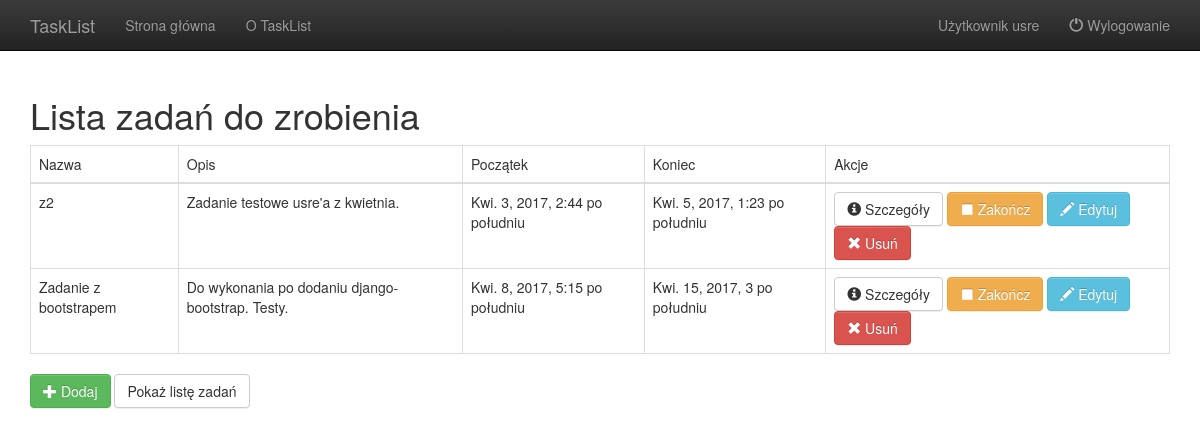
Page /tasks/todo/ (signed in) on the earlier database version.
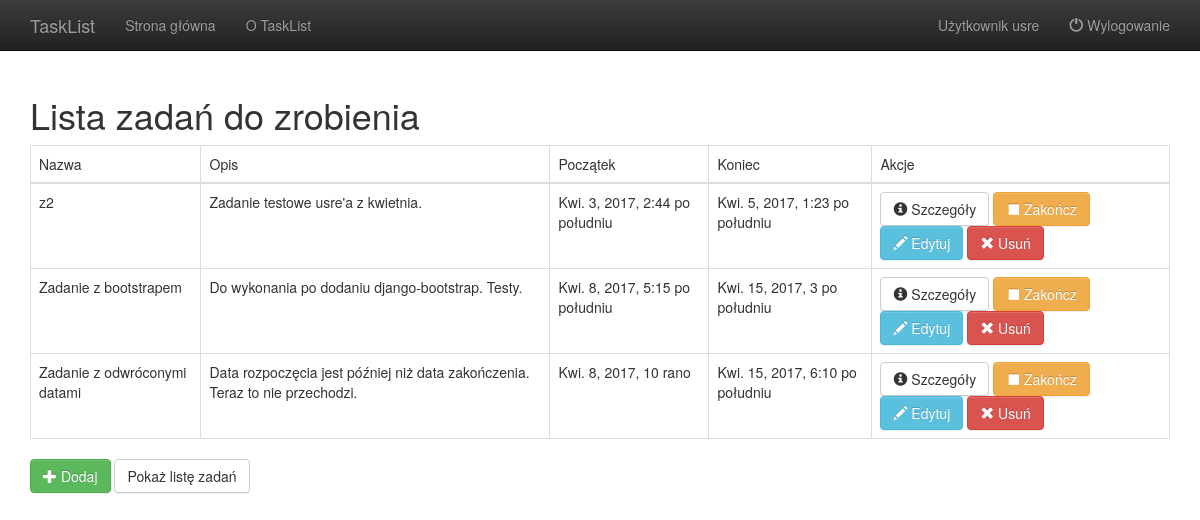
Same page on the later database version.
### TaskList/models.py (models this page shows, shortened)
class Task(models.Model):
    user = models.ForeignKey(User)
    name = models.CharField(max_length=256)
    description = models.TextField(max_length=4000)
    start = models.DateTimeField(default=datetime.now)
    end = models.DateTimeField(default=datetime.now)
    done = models.BooleanField(default=False)

### TaskList/list_views.py (the view)
# urls.py: url(r'^tasks/todo/$', list_views.TaskListFilteredByFlagDone.as_view(done=False), name='task_list_todo'),
@method_decorator(login_required, 'dispatch')
class TaskListFilteredByFlagDone(ListView):
    done = True
    allow_empty = True
    template_name = "TaskList/task_list_filt.html"
    def get_queryset(self):
        return Task.objects.filter(user=self.request.user.pk, done=self.done)
    def get_context_data(self, **kwargs):
        context = super(TaskListFilteredByFlagDone, self).get_context_data(**kwargs)
        context['user'] = self.request.user
        return context

### TaskList/AuthenticationBackend.py (called while the page is built)
    def get_user(self, user_id):
        try:
            return User.objects.get(pk=user_id)
        except User.DoesNotExist:
            return None

### TaskList/templates/TaskList/task_list_filt.html (shortened to what this page needs)
{% extends "layout.html" %}
{% block content %}
	{% if view.done %}
	<h1>Lista wykonanych zadań</h1>
	{% else %}
	<h1>Lista zadań do zrobienia</h1>
	{% endif %}
	<table class="table table-bordered">
		<thead>
		<tr>
			<td>Nazwa</td><td>Opis</td><td>Początek</td><td>Koniec</td><td>Akcje</td>
		</tr>
		</thead>
		<tbody>
		{% for task in object_list %}
		<tr>
			<td>{{task.name}}</td><td>{{task.description}}</td><td>{{task.start}}</td><td>{{task.end}}</td>
			<td>
				<a class="btn btn-default" href="{% url 'task_details' task.id %}">
					<span class="glyphicon glyphicon-info-sign"></span>
					Szczegóły
				</a>
				{% if not task.done %}
				<a class="btn btn-warning" href="{% url 'task_finish' task.id %}">
					<span class="glyphicon glyphicon-stop"></span>
					Zakończ
				</a>
				{% endif %}
				<a class="btn btn-info" href="{% url 'task_edit' task.id %}">
					<span class="glyphicon glyphicon-pencil"></span>
					Edytuj
				</a>
				<a class="btn btn-danger" href="{% url 'task_delete' task.id %}">
					<span class="glyphicon glyphicon-remove"></span> Usuń
				</a>
			</td>
		</tr>
		{% empty %}
		<tr>
            Brak zadań {% if view.done %}wykonanych.{% else %}do wykonania.{% endif %}
		</tr>
		{% endfor %}
		</tbody>
	</table>
	<a class="btn btn-success" href="{% url 'task_new' %}"><span class="glyphicon glyphicon-plus"></span> Dodaj</a>
	<a class="btn btn-default" href="{% url 'task_list' %}">Pokaż listę zadań</a>
{% endblock %}

Differences in the rows shown:
added Task: name "Zadanie z odwróconymi datami", description "Data rozpoczęcia jest później niż data zakończenia. Teraz to nie przechodzi.", start "Kwi. 8, 2017, 10 rano", end "Kwi. 15, 2017, 6:10 po południu", done False (drawn)
